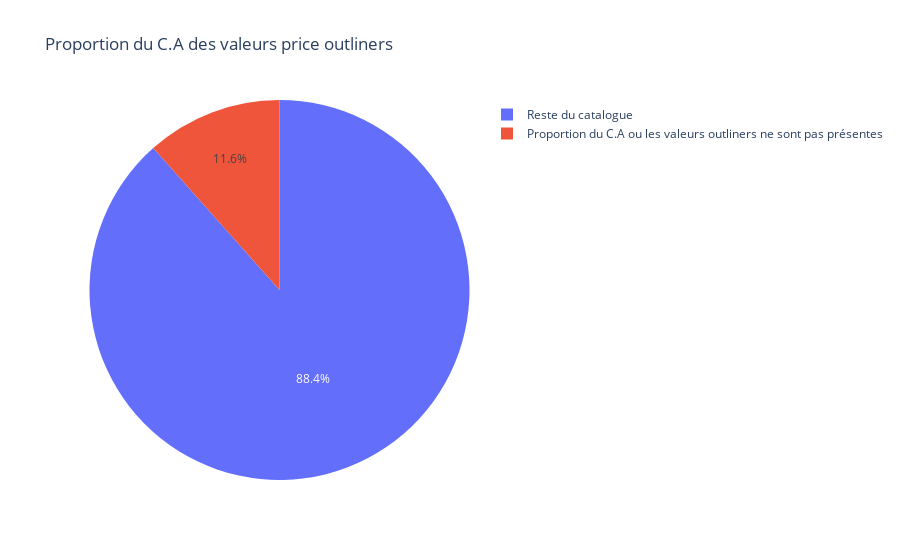

Notebook code for this chart:
### Code cell
fig = px.pie(values=[11.57, 88.43], names=['Proportion du C.A ou les valeurs outliners ne sont pas présentes', 'Reste du catalogue'],
             title='Proportion du C.A des valeurs price outliners')

fig.show()

### Figure 1 — Plotly figure (JSON) as saved in the notebook; plotly's stock layout.template omitted (floating-point values rounded to 4 significant figures)
{"data": [{"domain": {"x": [0, 1], "y": [0, 1]}, "hovertemplate": "label=%{label}<br>value=%{value}<extra></extra>", "labels": ["Proportion du C.A ou les valeurs outliners ne sont pas présentes", "Reste du catalogue"], "legendgroup": "", "name": "", "showlegend": true, "type": "pie", "values": [11.57, 88.43]}], "layout": {"legend": {"tracegroupgap": 0}, "title": {"text": "Proportion du C.A des valeurs price outliners"}}}
